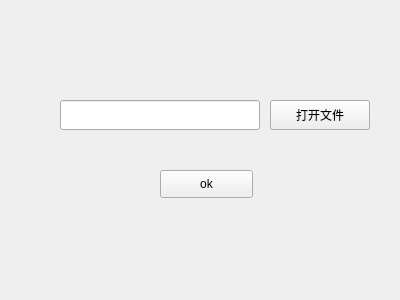
<?xml version="1.0" encoding="UTF-8"?>
<ui version="4.0">
 <class>Form</class>
 <widget class="QWidget" name="Form">
  <property name="geometry">
   <rect>
    <x>0</x>
    <y>0</y>
    <width>400</width>
    <height>300</height>
   </rect>
  </property>
  <property name="windowTitle">
   <string>Form</string>
  </property>
  <widget class="QLineEdit" name="lineEdit">
   <property name="geometry">
    <rect>
     <x>60</x>
     <y>100</y>
     <width>200</width>
     <height>30</height>
    </rect>
   </property>
  </widget>
  <widget class="QPushButton" name="pushButton">
   <property name="geometry">
    <rect>
     <x>270</x>
     <y>100</y>
     <width>100</width>
     <height>30</height>
    </rect>
   </property>
   <property name="text">
    <string>打开文件</string>
   </property>
  </widget>
  <widget class="QPushButton" name="pushButton_2">
   <property name="geometry">
    <rect>
     <x>160</x>
     <y>170</y>
     <width>93</width>
     <height>28</height>
    </rect>
   </property>
   <property name="text">
    <string>ok</string>
   </property>
  </widget>
 </widget>
 <resources/>
 <connections/>
</ui>
